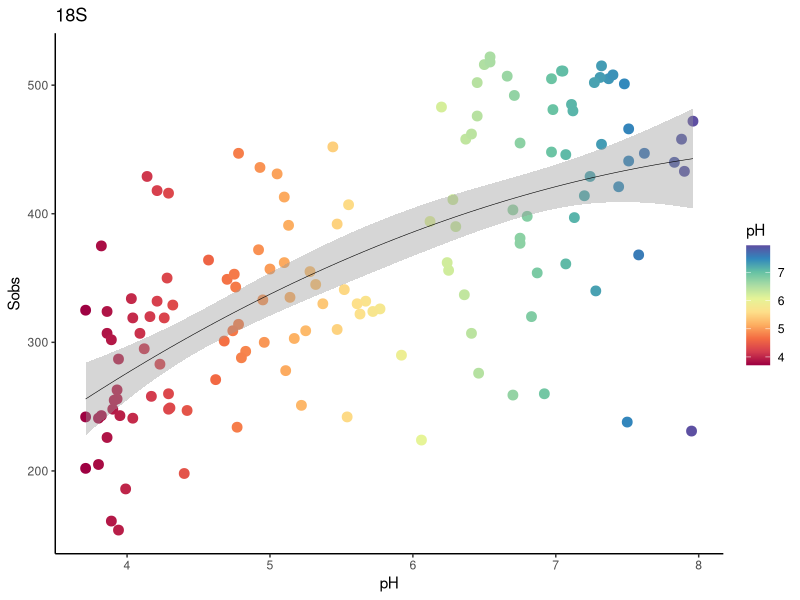
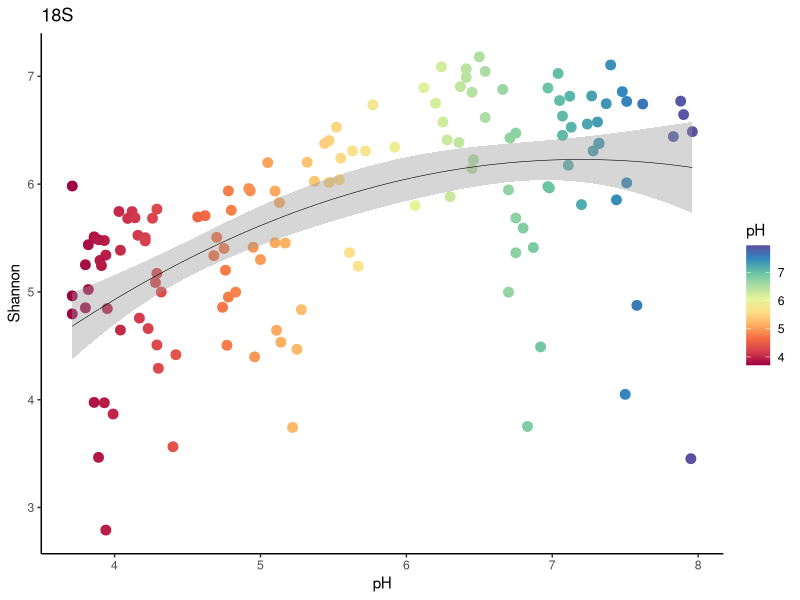
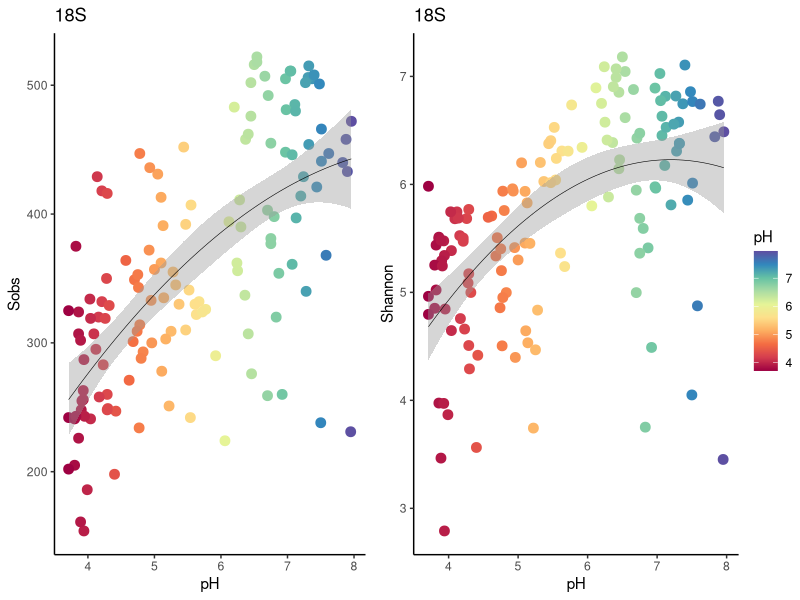

Write R code to recreate these figures, in order.
##Plots and statistics for 18S alpha-diversity


library(ggplot2)
library(ggpubr)

env.18S <- read.csv('Data/env_18S.csv', header = TRUE, row.names = 1)


mypal.pH <- colorRampPalette(c("#9e0142", "#d53e4f", "#f46d43", "#fdae61", "#fee08b",
                               "#e6f598", "#abdda4", "#66c2a5", "#3288bd", "#5e4fa2"))

## Sobs ##

sobs.18S <-
  ggplot(env.18S, aes(pH, Sobs, color = pH)) + geom_point(size = 3) +
  xlab("pH") + ylab("Sobs") + ggtitle("18S") + theme_classic() + geom_smooth(
    size = 0.2,
    color = "black",
    method = 'lm',
    formula = y ~ x + I(x ^ 2)
  ) +
  scale_colour_gradientn(colours = mypal.pH(length(env.18S$pH)))

plot(sobs.18S)

summary(lm(env.18S, formula = Sobs ~ pH + I(pH^2)))
anova(lm(env.18S, formula = Sobs ~ pH + I(pH^2)))


## Shannon ##

shan.18S <-
  ggplot(env.18S, aes(pH, Shan, color = pH)) + geom_point(size = 3) +
  xlab("pH") + ylab("Shannon") + ggtitle("18S") + theme_classic() + geom_smooth(
    size = 0.2,
    color = "black",
    method = 'lm',
    formula = y ~ x + I(x ^ 2)
  ) +
  scale_colour_gradientn(colours = mypal.pH(length(env.18S$pH)))

plot(shan.18S)

summary(lm(env.18S, formula = Shan ~ pH + I(pH^2)))
anova(lm(env.18S, formula = Shan ~ pH + I(pH^2)))



#svg('4panel_sobs_shan.svg')
ggarrange(sobs.18S,shan.18S, nrow = 1, ncol = 2, common.legend = TRUE, legend = "right")
#dev.off()
